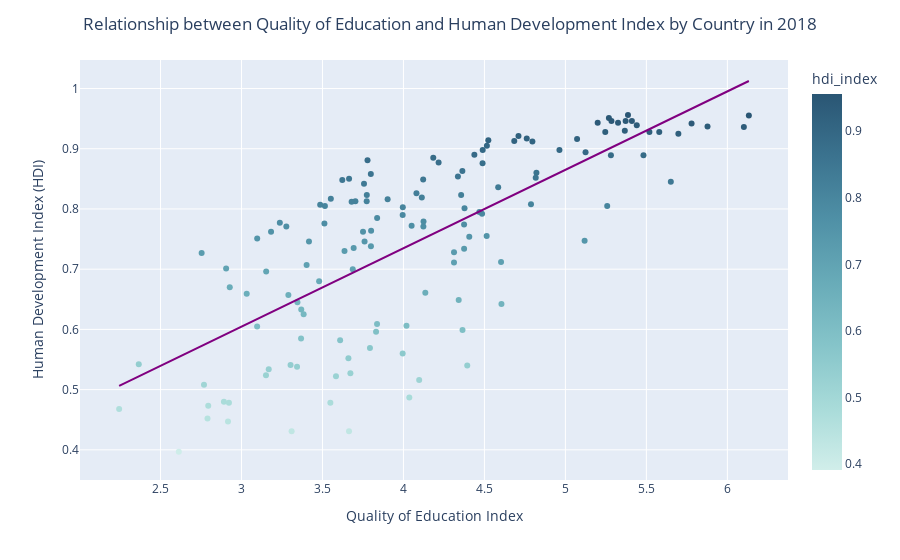

Source (notebook cell):
### Markdown cell above
The relationship is in fact positive with R2 of about 0.536. This tells us that there is an association

### Code cell
fig = px.scatter(data_frame=df_indicators_2018,x='edu_quality_index',y='hdi_index',hover_name='country',color='hdi_index', trendline='ols', labels={'hdi':'HDI Index'},
                 color_continuous_scale=px.colors.sequential.Teal, trendline_color_override='Purple')
#Setting the labels of the plot
fig.update_layout(
    title={
        'text': "Relationship between Quality of Education and Human Development Index by Country in 2018",
        'x':0.5,
        'xanchor': 'center'},
    xaxis_title="Quality of Education Index",
    yaxis_title="Human Development Index (HDI)"
)

fig.show()

### Figure 1 — Plotly figure (JSON) as saved in the notebook; plotly's stock layout.template omitted (floating-point values rounded to 4 significant figures; data arrays with more than 128 entries replaced by an {"elided": "..."} marker saying what was removed)
{"data": [{"hovertemplate": "<b>%{hovertext}</b><br><br>edu_quality_index=%{x}<br>hdi_index=%{marker.color}<extra></extra>", "hovertext": {"elided": "213 str values"}, "legendgroup": "", "marker": {"color": {"elided": "213 float values"}, "coloraxis": "coloraxis", "symbol": "circle"}, "mode": "markers", "name": "", "orientation": "v", "showlegend": false, "type": "scatter", "x": {"elided": "213 float values"}, "xaxis": "x", "y": {"elided": "213 float values"}, "yaxis": "y"}, {"hovertemplate": "<b>OLS trendline</b><br>hdi_index = 0.130258 * edu_quality_index + 0.213664<br>R<sup>2</sup>=0.536393<br><br>edu_quality_index=%{x}<br>hdi_index=%{y} <b>(trend)</b><extra></extra>", "legendgroup": "", "line": {"color": "Purple"}, "marker": {"symbol": "circle"}, "mode": "lines", "name": "", "showlegend": false, "type": "scatter", "x": {"elided": "133 float values"}, "xaxis": "x", "y": {"elided": "133 float values"}, "yaxis": "y"}], "layout": {"coloraxis": {"colorbar": {"title": {"text": "hdi_index"}}, "colorscale": [[0, "rgb(209, 238, 234)"], [0.1667, "rgb(168, 219, 217)"], [0.3333, "rgb(133, 196, 201)"], [0.5, "rgb(104, 171, 184)"], [0.6667, "rgb(79, 144, 166)"], [0.8333, "rgb(59, 115, 143)"], [1, "rgb(42, 86, 116)"]]}, "legend": {"tracegroupgap": 0}, "margin": {"t": 60}, "title": {"text": "Relationship between Quality of Education and Human Development Index by Country in 2018", "x": 0.5, "xanchor": "center"}, "xaxis": {"anchor": "y", "domain": [0, 1], "title": {"text": "Quality of Education Index"}}, "yaxis": {"anchor": "x", "domain": [0, 1], "title": {"text": "Human Development Index (HDI)"}}}}
